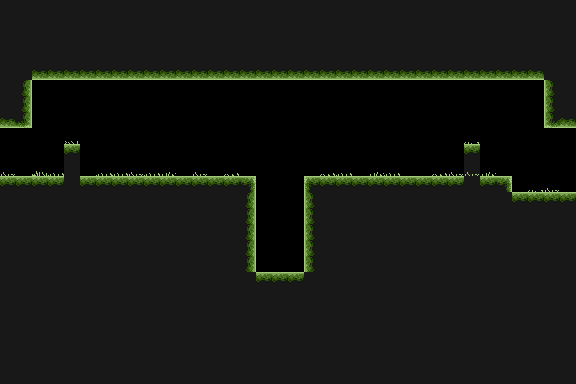

A 2D game scene composited from a Tiled map and its tileset images. What follows is a short description and the map's XML, with each tile layer's data collapsed to a summary:
An orthogonal 36x24 tile map with 16x16 px tiles, 2 tile layers (collision, details) and 20 objects (13x projectile, 2x Bush, playerSpawn, key, door, ...).

<map version="1.0" tiledversion="1.0.3" orientation="orthogonal" renderorder="right-down" width="36" height="24" tilewidth="16" tileheight="16" nextobjectid="165">
 <properties>
  <property name="collisionLayer" value="collision" />
  <property name="defaultLayers" value="collision, details" />
  <property name="destinyId" type="int" value="12" />
 </properties>
 <tileset firstgid="1" name="tileset" tilewidth="16" tileheight="16" tilecount="28" columns="7">
  <image source="tileset.png" width="112" height="64" />
 </tileset>
 <layer name="collision" width="36" height="24">
  <data>[864 cells, 642 non-empty, 9 distinct tile ids]</data>
 </layer>
 <layer name="details" width="36" height="24">
  <data>[864 cells, 22 non-empty, 7 distinct tile ids]</data>
 </layer>
 <objectgroup name="objects">
  <object id="38" name="playerSpawn" x="16" y="160" />
  <object id="110" name="Key" type="key" x="272" y="112" width="16" height="14" />
  <object id="143" name="Door" type="door" x="544" y="128" width="32" height="64" />
 </objectgroup>
 <objectgroup name="npcs" />
 <objectgroup name="transfers">
  <object id="144" name="Transfer" type="onTouch" x="560" y="112" width="4" height="96">
   <properties>
    <property name="destinyId" type="int" value="14" />
    <property name="destinyX" type="int" value="1" />
    <property name="destinyY" type="int" value="5" />
    <property name="direction" value="right" />
   </properties>
  </object>
 </objectgroup>
 <objectgroup name="enemies" />
 <objectgroup name="traps">
  <object id="109" name="Trap" type="projectile" x="470" y="160" width="16" height="16" rotation="180">
   <properties>
    <property name="auto" type="bool" value="true" />
    <property name="delay" type="float" value="1" />
   </properties>
  </object>
  <object id="138" name="Trap" type="projectile" x="176" y="74" width="16" height="16" rotation="90">
   <properties>
    <property name="auto" type="bool" value="true" />
    <property name="delay" type="float" value="0.9" />
   </properties>
  </object>
  <object id="145" name="Trap" type="projectile" x="470" y="176" width="16" height="16" rotation="180">
   <properties>
    <property name="auto" type="bool" value="true" />
    <property name="delay" type="float" value="1" />
   </properties>
  </object>
  <object id="146" name="Trap" type="projectile" x="74" y="144" width="16" height="16">
   <properties>
    <property name="auto" type="bool" value="true" />
    <property name="delay" type="float" value="1" />
   </properties>
  </object>
  <object id="147" name="Trap" type="projectile" x="74.1713" y="159.999" width="16" height="16">
   <properties>
    <property name="auto" type="bool" value="true" />
    <property name="delay" type="float" value="1" />
   </properties>
  </object>
  <object id="150" name="Trap" type="projectile" x="224" y="74" width="16" height="16" rotation="90">
   <properties>
    <property name="auto" type="bool" value="true" />
    <property name="delay" type="float" value="0.9" />
   </properties>
  </object>
  <object id="153" name="Trap" type="projectile" x="288" y="74" width="16" height="16" rotation="-270">
   <properties>
    <property name="activator" value="ac1" />
    <property name="delay" type="float" value="1" />
   </properties>
  </object>
  <object id="154" name="Trap" type="projectile" x="272" y="74" width="16" height="16" rotation="-270">
   <properties>
    <property name="activator" value="ac1" />
    <property name="delay" type="float" value="1" />
   </properties>
  </object>
  <object id="156" name="Trap" type="projectile" x="26" y="112" width="16" height="16">
   <properties>
    <property name="auto" type="bool" value="true" />
    <property name="delay" type="float" value="2" />
   </properties>
  </object>
  <object id="157" name="Trap" type="projectile" x="550" y="128" width="16" height="16" rotation="180">
   <properties>
    <property name="auto" type="bool" value="true" />
    <property name="delay" type="float" value="2" />
   </properties>
  </object>
  <object id="158" name="ac1" type="activator" x="264" y="256" width="32" height="16" />
  <object id="162" name="Trap" type="projectile" x="304" y="74" width="16" height="16" rotation="-270">
   <properties>
    <property name="activator" value="ac1" />
    <property name="delay" type="float" value="1" />
   </properties>
  </object>
  <object id="163" name="Trap" type="projectile" x="352" y="74" width="16" height="16" rotation="90">
   <properties>
    <property name="auto" type="bool" value="true" />
    <property name="delay" type="float" value="0.9" />
   </properties>
  </object>
  <object id="164" name="Trap" type="projectile" x="400" y="74" width="16" height="16" rotation="90">
   <properties>
    <property name="auto" type="bool" value="true" />
    <property name="delay" type="float" value="0.9" />
   </properties>
  </object>
 </objectgroup>
 <objectgroup color="#005500" name="bushes">
  <object id="148" name="Bush" x="176" y="144" width="32" height="32" />
  <object id="149" name="Bush" x="352" y="144" width="32" height="32" />
 </objectgroup>
 <objectgroup name="paths" />
</map>
